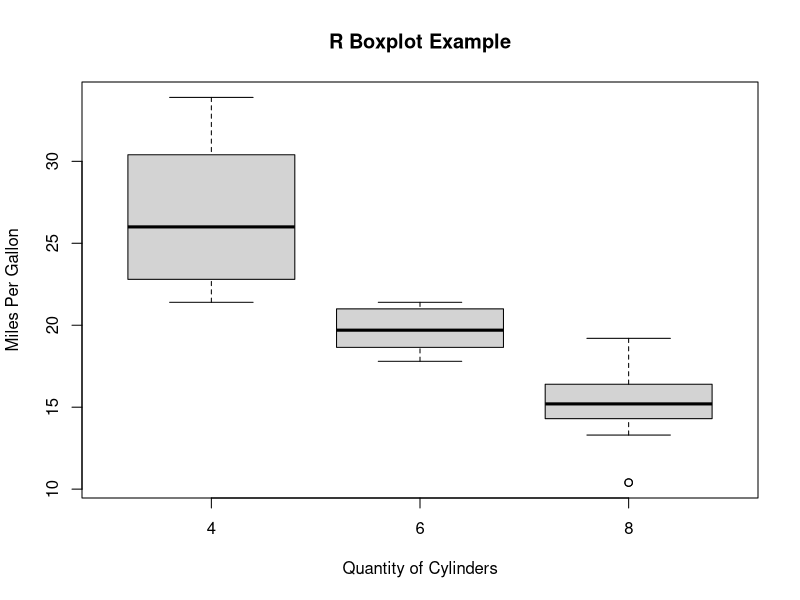
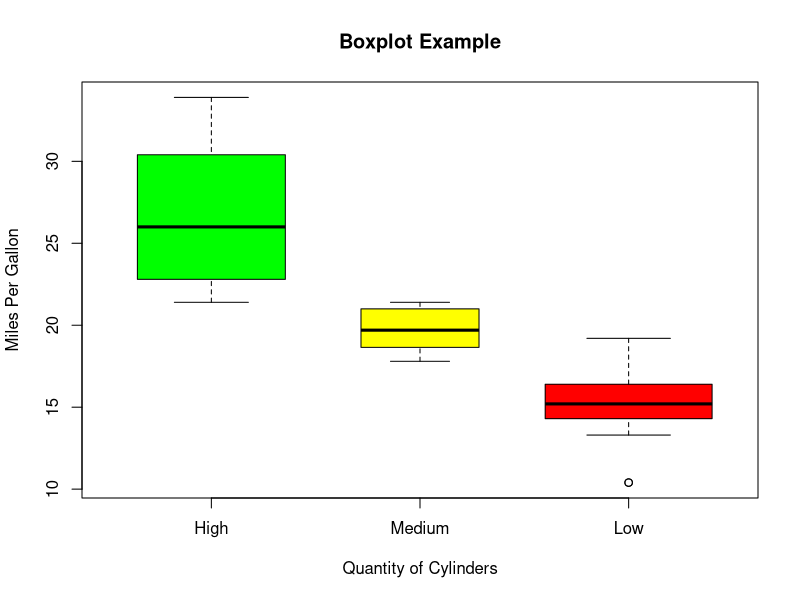

The R source for these figures, in order:
#9

boxplot(mpg ~ cyl, data = mtcars, xlab = "Quantity of Cylinders",  
        ylab = "Miles Per Gallon", main = "R Boxplot Example")

#10

boxplot(mpg ~ cyl, data = mtcars,   
        xlab = "Quantity of Cylinders",  
        ylab = "Miles Per Gallon",   
        main = "Boxplot Example",  
        notch = FALSE,   
        varwidth = TRUE,   
        col = c("green","yellow","red"),  
        names = c("High","Medium","Low")  
)  
